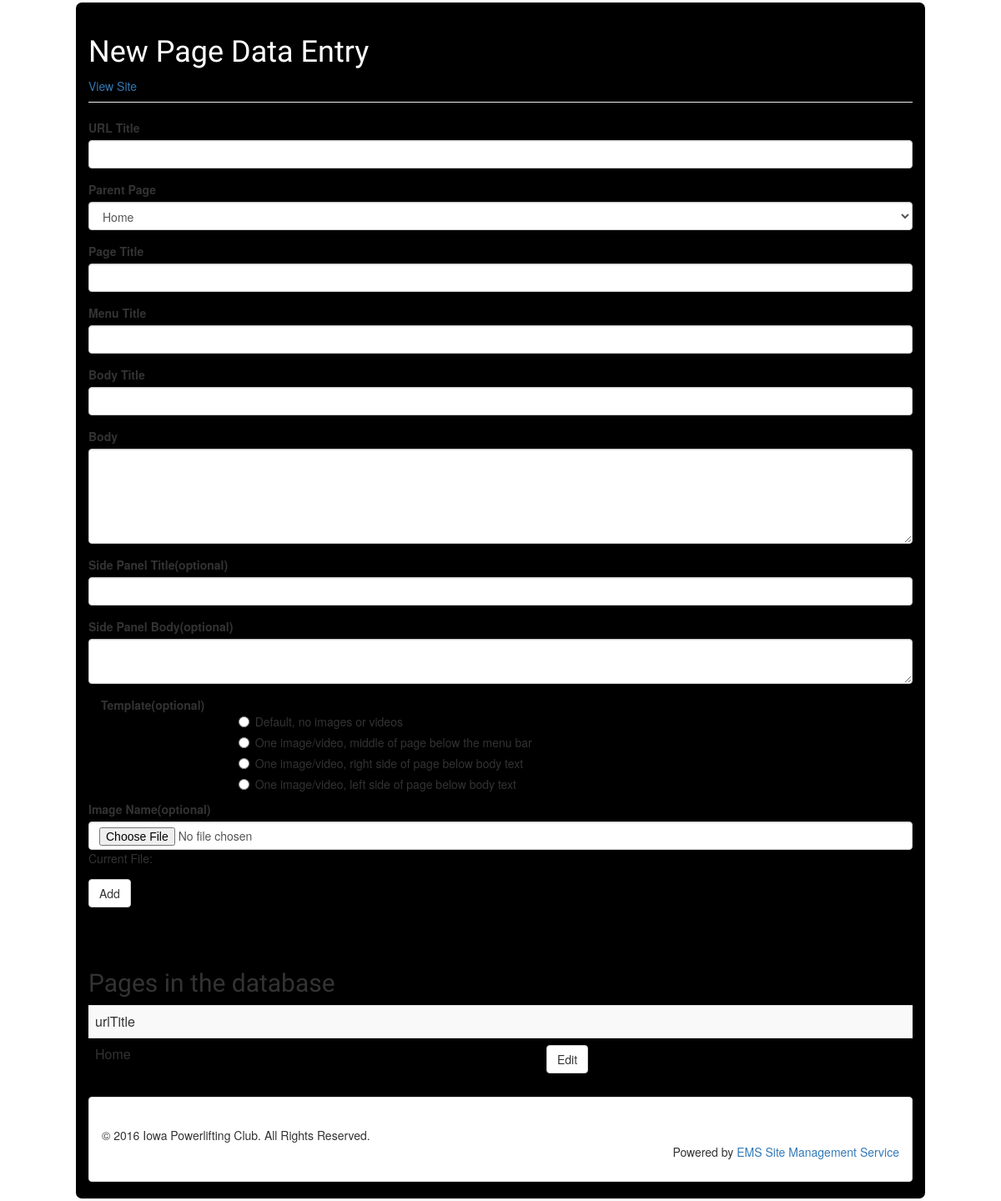
/input.php?orgid=1 (signed in), run on the app's committed database.
### tables this page shows
CREATE TABLE IF NOT EXISTS `pages` (
  `id` int(11) NOT NULL AUTO_INCREMENT,
  `urlTitle` varchar(32) NOT NULL,
  `pageTitle` varchar(32) NOT NULL,
  `menuTitle` varchar(32) NOT NULL,
  `orgid` int(11) NOT NULL,
  `parent` int(11) DEFAULT NULL,
  `bodyTitle` varchar(128) NOT NULL,
  `body` text,
  `asideTitle` varchar(128) DEFAULT NULL,
  `asideBody` text,
  `template` int(11) NOT NULL,
  `image` varchar(300) DEFAULT NULL,
  PRIMARY KEY (`id`)
);

CREATE TABLE IF NOT EXISTS `organizations` (
  `orgid` int(10) unsigned NOT NULL AUTO_INCREMENT,
  `orgName` varchar(50) NOT NULL,
  `footerText` varchar(200) NOT NULL,
  `stylesheetid` int(11) NOT NULL,
  `verified` varchar(3) NOT NULL,
  PRIMARY KEY (`orgid`)
);

### dbutils.php (called while the page is built, shortened)
<?php
function queryDB($query, $db) {
  $result = mysqli_query($db, $query);
  return ($result);
}
function nTuples($result) {
  return(mysqli_num_rows($result));
}
function nextTuple($result) {
  return (mysqli_fetch_assoc($result));
}
?>

### input.php (the view, shortened to what this page needs)
<?php
    include_once("dbutils.php");
    include_once("config.php");
?>
<?php
    if(isset($_GET['orgid'])){
        $orgid=$_GET['orgid'];
    } else {
        punt('Unable to revrieve infromation from Get variable.');
    }
    $db = connectDB($DBHost, $DBUser, $DBPassword, $DBName);
    $query = "select id, urlTitle from pages order by parent;";
    $result = queryDB($query, $db);
    if ($result) {
        $numberofrows = nTuples($result);
        $selectStatement = "<select class='form-control' name='parent' autofocus>\n";
        for ($i=0; $i<$numberofrows; $i++) {
            $row = nextTuple($result);
            $selectStatement = $selectStatement . "\t<option value='" . $row['id'] . "'>" . $row['urlTitle'] . "</option>\n";
        }
        $selectStatement = $selectStatement . "</select>\n";
    } else {
        punt("Something went wrong when retrieving pages from the database.<p>" .
                          "This was the error: " . $db->error . "<p>", $query);
    }
?>
<html>
<head>
    <?php
        $myquery="SELECT S.link, O.orgName FROM organizations as O, stylesheets as S WHERE O.orgid=" . $orgid . " AND S.sheetid=O.stylesheetid;";
        $myresult=queryDB($myquery, $db);
        if($myresult){
            $rows=nTuples($myresult);
            if($rows>0){
                $row=nextTuple($myresult);
                $link=$row['link'];
            }
            echo "<link rel='stylesheet' href='" . $link . "'/>";
        } else {
            punt("problem getting stylesheet from data base.");
        }
    ?>
    <link rel="stylesheet" href="http://code.jquery.com/ui/1.11.1/themes/smoothness/jquery-ui.css" />
    <link rel="stylesheet" href="styles.css"/>
</head>
<body>
<div class="container" style="width: 1024px">
<div class="row">
    <div class="col-xs-12">
        <div class="page-header">
            <h1 style="color: white">New Page Data Entry</h1>
            <?php
                echo "<a href='home.php?orgid=" . $orgid . "'>View Site</a>";
            ?>
        </div>
    </div>
</div>
<div class="row">
<div class="col-xs-12">
<form action="insertpage.php" method="post" enctype="multipart/form-data">
    <div class="form-group">
        <label for="urlTitle">URL Title</label>
        <input type="text" class="form-control" name="urlTitle" autofocus/>
    </div>
    <div class="form-group">
        <label for="parent">Parent Page</label>
        <?php echo $selectStatement ?>
    </div>
    <div class="form-group">
        <label for="pageTitle">Page Title</label>
        <input type="text" class="form-control" name="pageTitle" autofocus/>
    </div>
    <div class="form-group">
        <label for="menuTitle">Menu Title</label>
        <input type="text" class="form-control" name="menuTitle" autofocus/>
    </div>
    <div class="form-group">
        <label for="bodyTitle">Body Title</label>
        <input type="text" class="form-control" name="bodyTitle" autofocus/>
    </div>
    <div class="form-group">
        <label for="body">Body</label>
        <textarea class="form-control" name="body" rows="5" autofocus></textarea>
    </div>
    <div class="form-group">
        <label for="asideTitle">Side Panel Title(optional)</label>
        <input type="text" class="form-control" name="asideTitle" autofocus/>
    </div>
    <div class="form-group">
        <label for="asideBody">Side Panel Body(optional)</label>
        <textarea class="form-control" name="asideBody" autofocus></textarea>
    </div>
    <div class="form-group">
      <label class="col-lg-2 control-label">Template(optional)</label>
      <div class="col-lg-10">
        <div class="radio">
          <label  style="margin-top: 10px">
            <input name="template" id="template1" value="1" type="radio">
            Default, no images or videos
          </label>
        </div>
        <div class="radio">
          <label>
            <input name="template" id="template2" value="2" type="radio">
            One image/video, middle of page below the menu bar
          </label>
        </div>
        <div class="radio">
          <label>
            <input name="template" id="template3" value="3" type="radio">
            One image/video, right side of page below body text
          </label>
        </div>
        <div class="radio">
          <label>
            <input name="template" id="template4" value="4" type="radio">
            One image/video, left side of page below body text
          </label>
        </div>
      </div>
    </div>
    <div class="form-group">
        <label for="image">Image Name(optional)</label>
        <input type="file" class="form-control" name="image" id="image" autofocus/>
        <span id="imageText">Current File: <?php echo $image; ?></span>
    </div>
    <button type="submit" class="btn btn-default">Add</button>
</form>
</div>
</div>
<p>
    <br/>
    <br/>
    <h2>Pages in the database</h2>
</p>
<table class="table table-striped">
    <tr>
        <td>urlTitle</td>
        <td> </td>
        <td> </td>
    </tr>
<?php
    $query = "select id, urlTitle, pageTitle, menuTitle, parent, bodyTitle, body, asideTitle, asideBody, orgid, template, image from pages where orgid=" . $orgid . " order by parent;";
    $result = queryDB($query, $db);
    if ($result) {
        $numberofrows = nTuples($result);
        for($i=0; $i < $numberofrows; $i++) {
            $row = nextTuple($result);
            echo "\n <tr>";
            echo "\n <td>" . $row['urlTitle'] . "</td>";
            echo "\n <td>";
            echo "</td>";
            echo "\n <td><button type='button' class='btn btn-default' onclick='" . "editRecord(" . '"' . $row['id'] . '", "' .
                $row['urlTitle'] . '", "' . $row['pageTitle'] . '", "' . $row['menuTitle'] .
                '", "' . $row['bodyTitle'] . '", ' . str_replace('\'', '&#39;', json_encode($row['body'])) .
                ', "' . $row['asideTitle'] . '", ' . str_replace('\'', '&#39;', json_encode($row['asideBody'])) . ', "' . $row['parent'] . '", "' . $row['orgid'] .
                '", "' . $row['template'] . '", "' . $row['image'] . '"' . ");'>Edit</button></td>";
            echo "\n </tr>";
        }
    } else {
        punt("Something went wrong when retrieving pages from the database.<p>" .
                          "This was the error: " . $db->error . "<p>", $query);
    }
?>
</table>
    <div class="row">
        <div class="col-xs-12">
            <div class="panel panel-default" style="padding-top: 2%">
                <div class="panel-body">
                    <?php
                        $queryft="SELECT footerText FROM organizations WHERE orgid=" . $orgid . ";";
                        $resultft=queryDB($queryft, $db);
                        if(nTuples($resultft)>0){
                            $rowft=nextTuple($resultft);
                            echo $rowft['footerText'];
                        }
                        echo "<p style='text-align: right'>Powered by <a href='index.php'>EMS Site Management Service</a></p>";
                    ?>
                </div>
            </div>
        </div>
    </div>
</div>
</body>
</html>

### styles.css (style rules this page uses)
h1 { font-family: 'Bungee Inline', cursive; color: white; }
h2 { font-family: 'Rokkitt', serif; }
body { background-color: white; }
.container { background-color: black; width: 80%; display: block; margin: 0px auto; border: solid; border-color: #FFFFFF; border-radius: 10px 10px 10px 10px; }

### data on the page
pages: parent "Home", urlTitle "Home"
organizations: footerText "© 2016 Iowa Powerlifting Club. All Rights Reserved."
